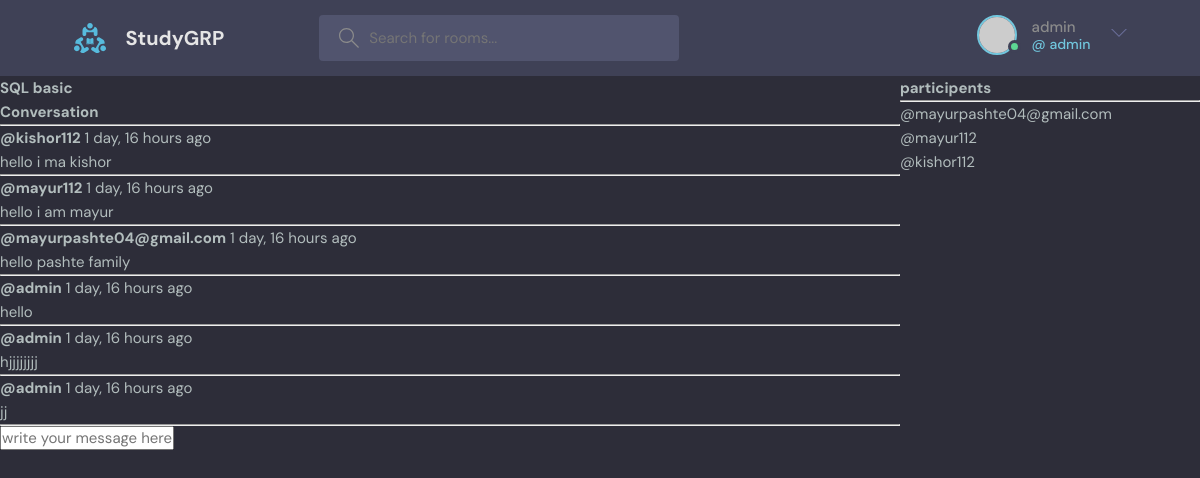
/room/2/ (signed in), run on the app's committed database.
### base/models.py (models this page shows, shortened)
class Room(models.Model):
    host=models.ForeignKey(User,on_delete=models.SET_NULL,null=True)
    topic=models.ForeignKey(Topic,on_delete=models.SET_NULL,null=True)
    participants = models.ManyToManyField(
        User, related_name='participants', blank=True)
    name=models.CharField(max_length=50)
    description=models.TextField(null=True,blank=True)
    updated_at=models.DateTimeField(auto_now=True)
    created_at=models.DateField(auto_now_add=True)
    class Meta:
        ordering=['-updated_at','-created_at']

class message(models.Model):
    user=models.ForeignKey(User,on_delete=models.CASCADE)
    room=models.ForeignKey(Room,on_delete=models.CASCADE)
    body=models.TextField(max_length=200)
    updated_at=models.DateTimeField(auto_now=True)
    created_at=models.DateField(auto_now_add=True)
    class Meta:
        ordering=['-updated_at','-created_at']

### base/views.py (the view, shortened to what this page needs)
# urls.py: path('room/<str:pk>/',views.room,name="room"),
def room(request,pk):
    room=Room.objects.get(id=pk)
    room_messages=room.message_set.all().order_by('-created_at')
    participants = room.participants.all()
    print(participants)
    context={'room':room,'room_messages':room_messages,'participants':participants}
    return render(request,"base/room.html",context)

### base/templates/base/room.html (shortened to what this page needs)
{% extends 'main.html' %} {% block content %}
<div class="room-container">
  <div>
    <h1>{{room.name}}</h1>
    <div class="comment">
      <h3>Conversation</h3>
      <hr />
      {% for i in room_messages%}
      <div>
        <small> <b>@{{i.user}}</b> {{i.created_at | timesince}} ago</small>
        <p>{{i.body}}</p>
        <hr />
      </div>
      {% endfor %}
    </div>
    {% if request.user.is_authenticated %}
    <div class="comment-form">
      <form action="" method="POST">
        <input
          type="text"
          name="body"
          placeholder="write your message here..."
        />
      </form>
    </div>
    {% endif %}
  </div>
  <div>
  <h2>participents</h2>
  <hr>
  {% for user in participants %}
  <div>
    <p>@{{user.username}}</p>
  </div>
  {% endfor %}
</div>
{% endblock %}

### templates/navbar.html (shortened to what this page needs)
{% load static %}
<header class="header header--loggedIn">
    <div class="container">
      <a href="{% url 'home' %}" class="header__logo">
        <img src="{% static 'images/logo.svg' %}" />
        <h1>StudyGRP</h1>
      </a>
      <form class="header__search" method="GET" action="{% url 'home' %}">
        <label>
          <input name="q"  placeholder="Search for rooms..." />
        </label>
      </form>
      <nav class="header__menu">
        {% if request.user.is_authenticated %}
        <div class="header__user">
          <a href="profile.html">
            <div class="avatar avatar--medium active">
              <img src="https://randomuser.me/api/portraits/men/37.jpg" />
            </div>
            <p> {{request.user.username}} <span>@ {{request.user.username}}</span></p>
          </a>
          <button class="dropdown-button">
            <svg version="1.1" xmlns="http://www.w3.org/2000/svg" width="32" height="32" viewBox="0 0 32 32">
              <title>chevron-down</title>
              <path d="M16 21l-13-13h-3l16 16 16-16h-3l-13 13z"></path>
            </svg>
          </button>
        </div>
        {% endif %}
      </nav>
    </div>
  </header>

### static/styles/main.css (style rules this page uses)
:root { --color-main: #71c6dd; --color-main-light: #e1f6fb; --color-dark: #3f4156; --color-dark-medium: #51546e; --color-dark-light: #696d97; --color-light: #e5e5e5; --color-gray: #8b8b8b; --color-light-gray: #b2bdbd; --color-bg: #2d2d39; --color-success: #5dd693; --color-error: #fc4b0b; }
* { font-family: "DM Sans", -apple-system, BlinkMacSystemFont, "Segoe UI", Roboto, Oxygen, Ubuntu, Cantarell, "Open Sans", "Helvetica Neue", sans-serif; margin: 0; padding: 0; box-sizing: border-box; text-rendering: optimizeLegibility; font-size: inherit; }
html { font-size: 56.25%; }
@media only screen and (min-width: 1200px) { html { font-size: 62.5%; } }
body { line-height: 1.6; font-weight: 400; font-size: 1.5rem; color: var(--color-light-gray); background-color: var(--color-bg); min-height: 100vh; }
img { width: 100%; }
a { display: inline-block; color: var(--color-main); text-decoration: none; }
.container { max-width: 120rem; width: 90%; margin: auto; }
.avatar { position: relative; display: inline-block; border-radius: 50%; border: 2px solid var(--color-main); }
.avatar img { display: block; border-radius: 50%; object-fit: cover; object-position: center; }
.avatar::after { content: ""; display: block; position: absolute; background-color: var(--color-gray); z-index: 111; border-radius: 50%; border: 0.3rem solid var(--color-dark); }
.avatar.active::after { background-color: var(--color-success); }
.avatar.avatar--medium img { width: 3.6rem; height: 3.6rem; border-radius: 50%; }
.avatar.avatar--medium:after { width: 0.7rem; height: 0.7rem; bottom: 0px; right: -6px; }
.header { padding: 1.5rem; background-color: var(--color-dark); }
.header > .container { display: flex; gap: 9.5rem; }
.header__logo, .header__user { display: flex; gap: 2rem; align-items: center; }
.header__logo > img { height: 3.2rem; width: 3.2rem; }
.header__logo > h1 { font-weight: 700; font-size: 2rem; color: var(--color-light); }
.header__search > label { background-color: var(--color-dark-medium); padding: 1.3rem 1rem; display: flex; align-items: center; gap: 1rem; border-radius: 4px; }
.header__search svg { fill: var(--color-gray); width: 2rem; height: 2rem; margin-left: 1rem; }
.header__search input { width: 30rem; background: transparent; border: none; outline: none; color: var(--color-light); }
.header__menu { margin-left: auto; position: relative; }
.header__menu a { display: flex; gap: 1.5rem; align-items: center; font-weight: 500; text-decoration: none; color: var(--color-gray); }
.header__menu img { height: 3.6rem; }
.header__menu p { line-height: 1.2; }
.header__menu span { color: var(--color-main); font-weight: 500; font-size: 1.4rem; display: block; }
.header__menu svg { width: 1.6rem; height: 1.6rem; fill: var(--color-dark-light); }
.dropdown-button { background: transparent; border: 0; outline: 0; cursor: pointer; }

### base/templates/base/room.html (style rules this page uses)
.room-container { display: grid; grid-template-columns: 3fr 1fr; }

### data on the page
Room: name "SQL basic"
message: user "kishor112", created_at "1 day, 16 hours", body "hello i ma kishor"
message: user "mayur112", created_at "1 day, 16 hours", body "hello i am mayur"
message: user "mayurpashte04@gmail.com", created_at "1 day, 16 hours", body "hello pashte family"
message: user "admin", created_at "1 day, 16 hours", body "hello"
message: user "admin", created_at "1 day, 16 hours", body "hjjjjjjjj"
message: user "admin", created_at "1 day, 16 hours", body "jj"

### other printed values
{{ request.user.username }} "admin"
{{ user.username }} "mayurpashte04@gmail.com"
{{ user.username }} "mayur112"
{{ user.username }} "kishor112"
